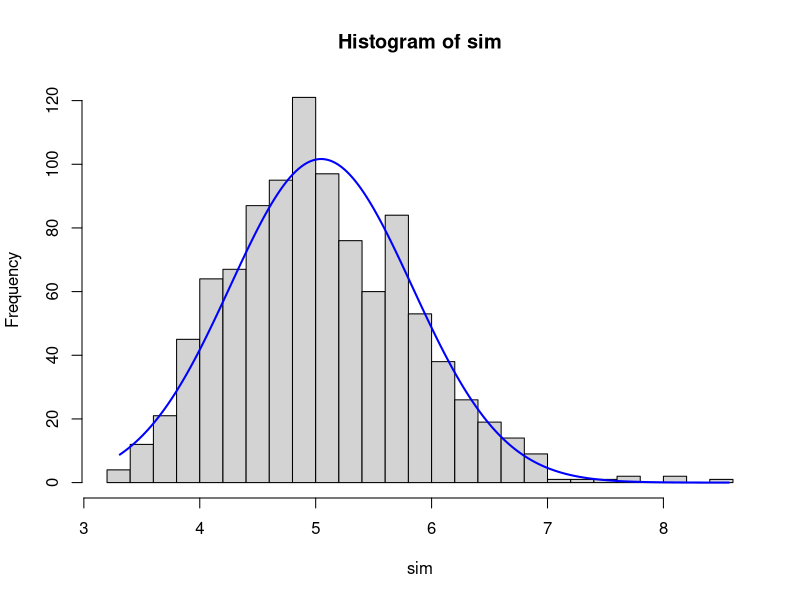

This figure's R source:
lambda <- 0.2
n <- 40

sim <- replicate(n=1000,expr = mean(rexp(n,lambda)))
simHist <- hist(sim,breaks="Scott")

#h<-hist(g, breaks=10, density=10, col="lightgray", xlab="Accuracy", main="Overall") 
xfit<-seq(min(sim),max(sim),length=1000) 
yfit<-dnorm(xfit,mean=mean(sim),sd=sd(sim)) 
yfit <- yfit*diff(simHist$mids[1:2])*length(sim) 
lines(xfit, yfit, col="blue", lwd=2)
